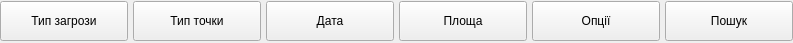
<?xml version="1.0" encoding="UTF-8"?>
<ui version="4.0">
 <class>SearchBar</class>
 <widget class="QWidget" name="SearchBar">
  <property name="geometry">
   <rect>
    <x>0</x>
    <y>0</y>
    <width>793</width>
    <height>43</height>
   </rect>
  </property>
  <property name="minimumSize">
   <size>
    <width>0</width>
    <height>40</height>
   </size>
  </property>
  <property name="windowTitle">
   <string>Form</string>
  </property>
  <layout class="QGridLayout" name="gridLayout">
   <property name="leftMargin">
    <number>0</number>
   </property>
   <property name="topMargin">
    <number>0</number>
   </property>
   <property name="rightMargin">
    <number>0</number>
   </property>
   <property name="bottomMargin">
    <number>0</number>
   </property>
   <property name="spacing">
    <number>5</number>
   </property>
   <item row="0" column="0">
    <layout class="QHBoxLayout" name="horizontalLayout">
     <item>
      <widget class="DropdownButton" name="pushButtonType">
       <property name="minimumSize">
        <size>
         <width>0</width>
         <height>40</height>
        </size>
       </property>
       <property name="text">
        <string>Тип загрози</string>
       </property>
      </widget>
     </item>
     <item>
      <widget class="DropdownButton" name="pushButtonFlag">
       <property name="minimumSize">
        <size>
         <width>0</width>
         <height>40</height>
        </size>
       </property>
       <property name="text">
        <string>Тип точки</string>
       </property>
      </widget>
     </item>
     <item>
      <widget class="DropdownButton" name="pushButtonDate">
       <property name="minimumSize">
        <size>
         <width>0</width>
         <height>40</height>
        </size>
       </property>
       <property name="text">
        <string>Дата</string>
       </property>
      </widget>
     </item>
     <item>
      <widget class="DropdownButton" name="pushButtonSquare">
       <property name="minimumSize">
        <size>
         <width>0</width>
         <height>40</height>
        </size>
       </property>
       <property name="text">
        <string>Площа</string>
       </property>
      </widget>
     </item>
     <item>
      <widget class="DropdownButton" name="pushButtonOptions">
       <property name="minimumSize">
        <size>
         <width>0</width>
         <height>40</height>
        </size>
       </property>
       <property name="text">
        <string>Опції</string>
       </property>
      </widget>
     </item>
     <item>
      <widget class="QPushButton" name="pushButtonSearch">
       <property name="minimumSize">
        <size>
         <width>0</width>
         <height>40</height>
        </size>
       </property>
       <property name="text">
        <string>Пошук</string>
       </property>
      </widget>
     </item>
    </layout>
   </item>
  </layout>
 </widget>
 <customwidgets>
  <customwidget>
   <class>DropdownButton</class>
   <extends>QPushButton</extends>
   <header>./ui/components/button/button.h</header>
  </customwidget>
 </customwidgets>
 <resources/>
 <connections/>
</ui>
